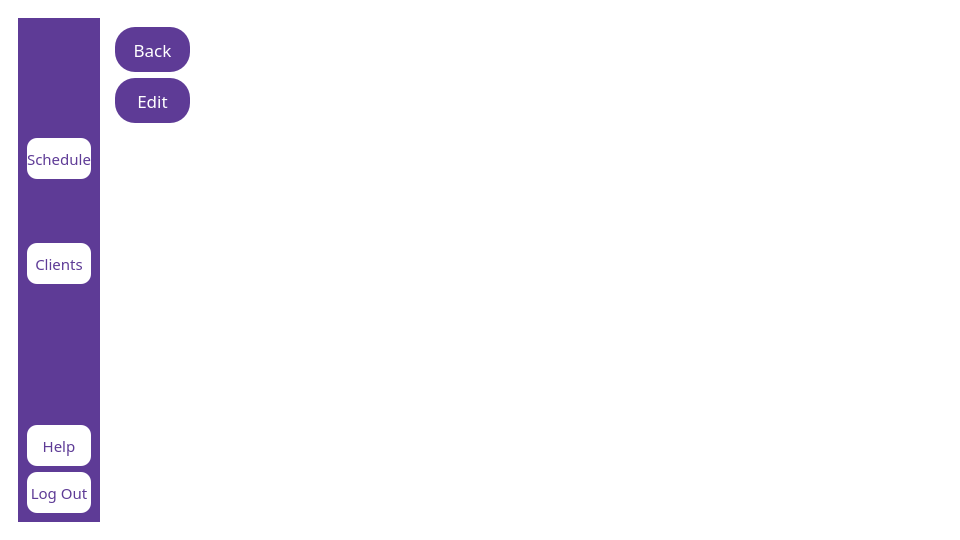
<?xml version="1.0" encoding="UTF-8"?>
<ui version="4.0">
 <class>MainWindow</class>
 <widget class="QMainWindow" name="MainWindow">
  <property name="geometry">
   <rect>
    <x>0</x>
    <y>0</y>
    <width>960</width>
    <height>540</height>
   </rect>
  </property>
  <property name="windowTitle">
   <string>MainWindow</string>
  </property>
  <property name="styleSheet">
   <string notr="true">QMainWindow
{
background:white;
}</string>
  </property>
  <widget class="QWidget" name="centralwidget">
   <property name="styleSheet">
    <string notr="true">QWidget
{
background: white;
}</string>
   </property>
   <layout class="QVBoxLayout" name="verticalLayout">
    <item>
     <widget class="QWidget" name="widget" native="true">
      <layout class="QHBoxLayout" name="horizontalLayout">
       <item>
        <widget class="QWidget" name="widget_2" native="true">
         <property name="sizePolicy">
          <sizepolicy hsizetype="Fixed" vsizetype="Expanding">
           <horstretch>0</horstretch>
           <verstretch>0</verstretch>
          </sizepolicy>
         </property>
         <property name="styleSheet">
          <string notr="true">QWidget
{
background-color:#5e3b96;
}</string>
         </property>
         <layout class="QVBoxLayout" name="verticalLayout_2">
          <item>
           <widget class="QLabel" name="label">
            <property name="sizePolicy">
             <sizepolicy hsizetype="Fixed" vsizetype="Fixed">
              <horstretch>0</horstretch>
              <verstretch>0</verstretch>
             </sizepolicy>
            </property>
            <property name="maximumSize">
             <size>
              <width>121</width>
              <height>41</height>
             </size>
            </property>
            <property name="text">
             <string/>
            </property>
            <property name="pixmap">
             <pixmap>../../softeng-main/logos/logog.jpg</pixmap>
            </property>
            <property name="scaledContents">
             <bool>true</bool>
            </property>
           </widget>
          </item>
          <item>
           <widget class="QWidget" name="widget_5" native="true">
            <layout class="QVBoxLayout" name="verticalLayout_4">
             <property name="spacing">
              <number>0</number>
             </property>
             <property name="leftMargin">
              <number>0</number>
             </property>
             <property name="topMargin">
              <number>0</number>
             </property>
             <property name="rightMargin">
              <number>0</number>
             </property>
             <property name="bottomMargin">
              <number>69</number>
             </property>
             <item>
              <widget class="QPushButton" name="schedule">
               <property name="sizePolicy">
                <sizepolicy hsizetype="Fixed" vsizetype="Fixed">
                 <horstretch>0</horstretch>
                 <verstretch>0</verstretch>
                </sizepolicy>
               </property>
               <property name="maximumSize">
                <size>
                 <width>121</width>
                 <height>41</height>
                </size>
               </property>
               <property name="font">
                <font>
                 <family>Arial Black</family>
                 <pointsize>11</pointsize>
                </font>
               </property>
               <property name="styleSheet">
                <string notr="true">QPushButton
{
background-color:white ;
color:#5e3b96;
 border-radius:10px;
}</string>
               </property>
               <property name="text">
                <string>Schedule</string>
               </property>
              </widget>
             </item>
             <item>
              <widget class="QPushButton" name="clients">
               <property name="sizePolicy">
                <sizepolicy hsizetype="Fixed" vsizetype="Fixed">
                 <horstretch>0</horstretch>
                 <verstretch>0</verstretch>
                </sizepolicy>
               </property>
               <property name="maximumSize">
                <size>
                 <width>121</width>
                 <height>41</height>
                </size>
               </property>
               <property name="font">
                <font>
                 <family>Arial Black</family>
                 <pointsize>11</pointsize>
                </font>
               </property>
               <property name="styleSheet">
                <string notr="true">QPushButton
{
background-color:white ;
color:#5e3b96;
 border-radius:10px;
}</string>
               </property>
               <property name="text">
                <string>Clients</string>
               </property>
              </widget>
             </item>
            </layout>
           </widget>
          </item>
          <item>
           <widget class="QPushButton" name="help">
            <property name="sizePolicy">
             <sizepolicy hsizetype="Fixed" vsizetype="Fixed">
              <horstretch>0</horstretch>
              <verstretch>0</verstretch>
             </sizepolicy>
            </property>
            <property name="maximumSize">
             <size>
              <width>121</width>
              <height>41</height>
             </size>
            </property>
            <property name="font">
             <font>
              <family>Arial Black</family>
              <pointsize>11</pointsize>
             </font>
            </property>
            <property name="styleSheet">
             <string notr="true">QPushButton
{
background-color:white ;
color:#5e3b96;
 border-radius:10px;
}</string>
            </property>
            <property name="text">
             <string>Help</string>
            </property>
           </widget>
          </item>
          <item>
           <widget class="QPushButton" name="logout">
            <property name="sizePolicy">
             <sizepolicy hsizetype="Fixed" vsizetype="Fixed">
              <horstretch>0</horstretch>
              <verstretch>0</verstretch>
             </sizepolicy>
            </property>
            <property name="maximumSize">
             <size>
              <width>121</width>
              <height>41</height>
             </size>
            </property>
            <property name="font">
             <font>
              <family>Arial Black</family>
              <pointsize>11</pointsize>
             </font>
            </property>
            <property name="styleSheet">
             <string notr="true">QPushButton
{
background-color:white ;
color:#5e3b96;
 border-radius:10px;
}</string>
            </property>
            <property name="text">
             <string>Log Out</string>
            </property>
           </widget>
          </item>
         </layout>
        </widget>
       </item>
       <item>
        <widget class="QWidget" name="widget_6" native="true">
         <property name="sizePolicy">
          <sizepolicy hsizetype="Fixed" vsizetype="Preferred">
           <horstretch>0</horstretch>
           <verstretch>0</verstretch>
          </sizepolicy>
         </property>
         <layout class="QVBoxLayout" name="verticalLayout_5">
          <item>
           <widget class="QPushButton" name="back">
            <property name="sizePolicy">
             <sizepolicy hsizetype="Fixed" vsizetype="Fixed">
              <horstretch>0</horstretch>
              <verstretch>0</verstretch>
             </sizepolicy>
            </property>
            <property name="minimumSize">
             <size>
              <width>75</width>
              <height>45</height>
             </size>
            </property>
            <property name="font">
             <font>
              <family>Arial Black</family>
              <pointsize>13</pointsize>
             </font>
            </property>
            <property name="styleSheet">
             <string notr="true">QPushButton
{
background-color: #5e3b96;
color:white;
 border-radius:20px;
}</string>
            </property>
            <property name="text">
             <string>Back</string>
            </property>
           </widget>
          </item>
          <item>
           <widget class="QPushButton" name="back_2">
            <property name="sizePolicy">
             <sizepolicy hsizetype="Fixed" vsizetype="Fixed">
              <horstretch>0</horstretch>
              <verstretch>0</verstretch>
             </sizepolicy>
            </property>
            <property name="minimumSize">
             <size>
              <width>75</width>
              <height>45</height>
             </size>
            </property>
            <property name="font">
             <font>
              <family>Arial Black</family>
              <pointsize>13</pointsize>
             </font>
            </property>
            <property name="styleSheet">
             <string notr="true">QPushButton
{
background-color: #5e3b96;
color:white;
 border-radius:20px;
}</string>
            </property>
            <property name="text">
             <string>Edit</string>
            </property>
           </widget>
          </item>
          <item>
           <spacer name="verticalSpacer_2">
            <property name="orientation">
             <enum>Qt::Orientation::Vertical</enum>
            </property>
            <property name="sizeHint" stdset="0">
             <size>
              <width>20</width>
              <height>40</height>
             </size>
            </property>
           </spacer>
          </item>
         </layout>
        </widget>
       </item>
       <item>
        <widget class="QWidget" name="widget_3" native="true"/>
       </item>
      </layout>
     </widget>
    </item>
   </layout>
  </widget>
 </widget>
 <resources/>
 <connections/>
</ui>
